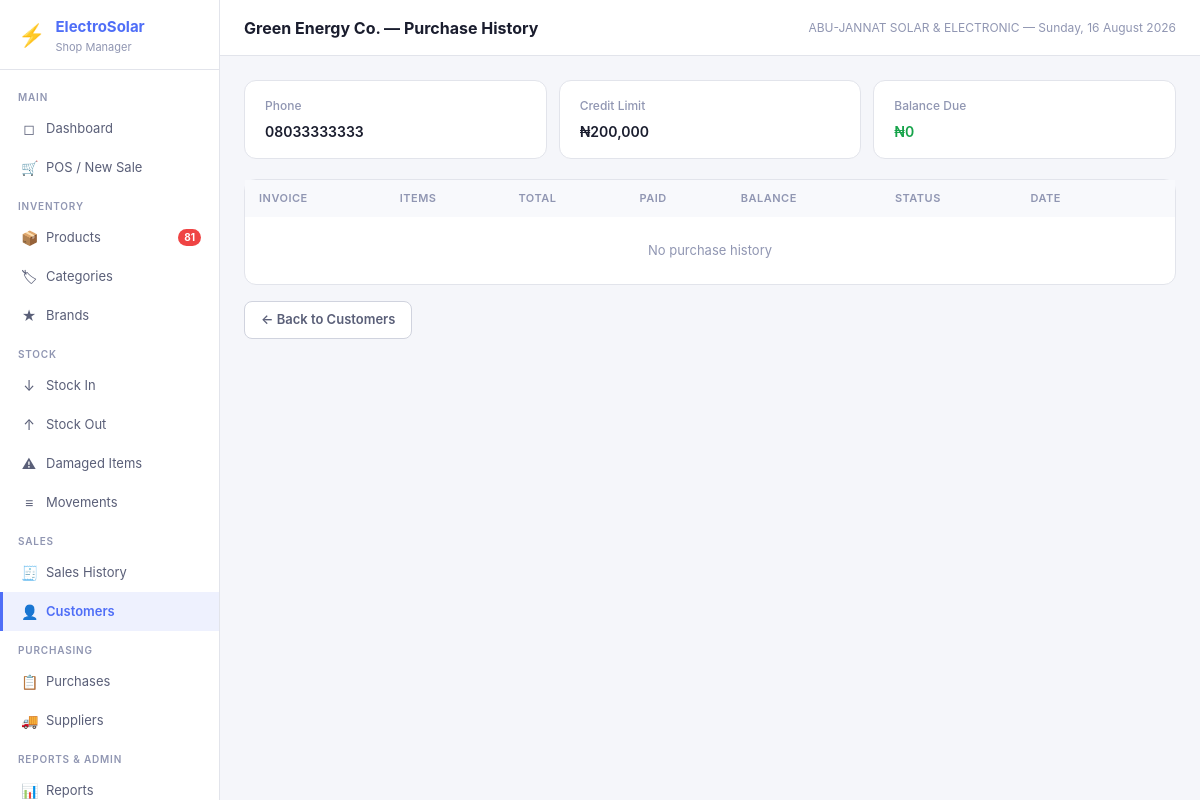
Page /customers/3/history (signed in) on the committed database.
### tables this page shows
CREATE TABLE customers (
            id INTEGER PRIMARY KEY AUTOINCREMENT,
            name TEXT NOT NULL,
            phone TEXT,
            email TEXT,
            address TEXT,
            credit_limit REAL NOT NULL DEFAULT 0,
            credit_balance REAL NOT NULL DEFAULT 0,
            created_at TEXT NOT NULL DEFAULT (datetime('now'))
        , customer_type TEXT NOT NULL DEFAULT 'retail');

CREATE TABLE settings (
            key TEXT PRIMARY KEY,
            value TEXT
        );

### app.py (the view)
@app.route('/customers/<int:cid>/history')
@login_required
def customer_history(cid):
    customer = query("SELECT * FROM customers WHERE id=?", (cid,), one=True)
    history = query("""SELECT s.*, (SELECT COUNT(*) FROM sale_items WHERE sale_id=s.id) item_count
        FROM sales s WHERE s.customer_id=? ORDER BY s.created_at DESC""", (cid,))
    return render_template('customer_history.html', customer=customer, history=history)

### app.py (called while the page is built)
def get_db():
    if 'db' not in g:
        g.db = sqlite3.connect(DB_PATH)
        g.db.row_factory = sqlite3.Row
        g.db.execute("PRAGMA foreign_keys = ON")
        g.db.execute("PRAGMA journal_mode = WAL")
    return g.db

def query(sql, args=(), one=False):
    cur = get_db().execute(sql, args)
    rv = cur.fetchall()
    return (rv[0] if rv else None) if one else rv

def login_required(f):
    @wraps(f)
    def decorated(*args, **kwargs):
        if 'user_id' not in session:
            return redirect(url_for('login'))
        return f(*args, **kwargs)
    return decorated

def current_user():
    return {'id': session.get('user_id'), 'username': session.get('username'),
            'full_name': session.get('full_name'), 'role': session.get('role')}

def get_settings():
    rows = query("SELECT key, value FROM settings")
    return {r['key']: r['value'] for r in rows}

@app.context_processor
def inject_globals():
    s = get_settings() if 'user_id' in session else {}
    low_stock = 0
    if 'user_id' in session:
        r = query("SELECT COUNT(*) as c FROM products WHERE is_active=1 AND quantity <= reorder_level", one=True)
        low_stock = r['c'] if r else 0
    return dict(settings=s, current_user=current_user(), low_stock_count=low_stock,
                now=datetime.now())

### templates/customer_history.html
{% extends 'base.html' %}{% block title %}{{ customer.name }} — History{% endblock %}{% block page_title %}{{ customer.name }} — Purchase History{% endblock %}
{% block content %}{% set cur=settings.get('currency','₦') %}
<div style="display:grid;grid-template-columns:repeat(3,1fr);gap:12px;margin-bottom:20px;">
  <div class="stat-card"><div class="label">Phone</div><div style="font-size:14px;font-weight:600;">{{ customer.phone or '—' }}</div></div>
  <div class="stat-card"><div class="label">Credit Limit</div><div style="font-size:14px;font-weight:600;">{{ cur }}{{ '{:,.0f}'.format(customer.credit_limit) }}</div></div>
  <div class="stat-card"><div class="label">Balance Due</div><div style="font-size:14px;font-weight:600;color:{% if customer.credit_balance>0 %}var(--warning-text){% else %}var(--success-text){% endif %};">{{ cur }}{{ '{:,.0f}'.format(customer.credit_balance) }}</div></div>
</div>
<div class="card"><div class="table-wrap">
<table><thead><tr><th>Invoice</th><th>Items</th><th>Total</th><th>Paid</th><th>Balance</th><th>Status</th><th>Date</th><th></th></tr></thead>
<tbody>{% for s in history %}<tr>
  <td class="td-mono">{{ s.invoice_no }}</td><td>{{ s.item_count }}</td>
  <td style="font-weight:600;">{{ cur }}{{ '{:,.0f}'.format(s.total) }}</td>
  <td>{{ cur }}{{ '{:,.0f}'.format(s.amount_paid) }}</td>
  <td style="color:{% if s.balance>0 %}var(--warning-text){% else %}var(--text3){% endif %};">{% if s.balance>0 %}{{ cur }}{{ '{:,.0f}'.format(s.balance) }}{% else %}—{% endif %}</td>
  <td><span class="badge badge-{% if s.status=='paid' %}success{% else %}warning{% endif %}">{{ s.status }}</span></td>
  <td class="text-muted">{{ s.created_at[:10] }}</td>
  <td><a href="{{ url_for('sale_detail',sid=s.id) }}" class="btn-icon">👁</a></td>
</tr>{% else %}<tr><td colspan="8" style="text-align:center;padding:24px;color:var(--text3);">No purchase history</td></tr>{% endfor %}</tbody>
</table></div></div>
<div style="margin-top:16px;"><a href="{{ url_for('customers') }}" class="btn btn-secondary">← Back to Customers</a></div>
{% endblock %}

### templates/base.html (shortened to what this page needs)
<!DOCTYPE html>
<html lang="en">
<head>
<link rel="stylesheet" href="{{ url_for('static', filename='css/style.css') }}">
</head>
<body>
<div class="app-shell">
  <aside class="sidebar">
    <div class="sidebar-logo">
      <div class="logo-icon">⚡</div>
      <div>
        <h1>ElectroSolar</h1>
        <p>Shop Manager</p>
      </div>
    </div>
    <nav class="sidebar-nav">
      <div class="nav-section">Main</div>
      <a href="{{ url_for('dashboard') }}" class="nav-item {% if request.endpoint=='dashboard' %}active{% endif %}">
        <span class="nav-icon">◻</span> Dashboard
      </a>
      <a href="{{ url_for('pos') }}" class="nav-item {% if request.endpoint=='pos' %}active{% endif %}">
        <span class="nav-icon">🛒</span> POS / New Sale
      </a>
      <div class="nav-section">Inventory</div>
      <a href="{{ url_for('products') }}" class="nav-item {% if request.endpoint=='products' %}active{% endif %}">
        <span class="nav-icon">📦</span> Products
        {% if low_stock_count > 0 %}<span class="nav-badge">{{ low_stock_count }}</span>{% endif %}
      </a>
      <a href="{{ url_for('categories') }}" class="nav-item {% if request.endpoint=='categories' %}active{% endif %}">
        <span class="nav-icon">🏷</span> Categories
      </a>
      <a href="{{ url_for('brands') }}" class="nav-item {% if request.endpoint=='brands' %}active{% endif %}">
        <span class="nav-icon">★</span> Brands
      </a>
      <div class="nav-section">Stock</div>
      <a href="{{ url_for('stock_in') }}" class="nav-item {% if request.endpoint=='stock_in' %}active{% endif %}">
        <span class="nav-icon">↓</span> Stock In
      </a>
      <a href="{{ url_for('stock_out') }}" class="nav-item {% if request.endpoint=='stock_out' %}active{% endif %}">
        <span class="nav-icon">↑</span> Stock Out
      </a>
      <a href="{{ url_for('stock_damaged') }}" class="nav-item {% if request.endpoint=='stock_damaged' %}active{% endif %}">
        <span class="nav-icon">⚠</span> Damaged Items
      </a>
      <a href="{{ url_for('stock_movements') }}" class="nav-item {% if request.endpoint=='stock_movements' %}active{% endif %}">
        <span class="nav-icon">≡</span> Movements
      </a>
      <div class="nav-section">Sales</div>
      <a href="{{ url_for('sales') }}" class="nav-item {% if request.endpoint in ['sales','sale_detail'] %}active{% endif %}">
        <span class="nav-icon">🧾</span> Sales History
      </a>
      <a href="{{ url_for('customers') }}" class="nav-item {% if request.endpoint in ['customers','customer_history'] %}active{% endif %}">
        <span class="nav-icon">👤</span> Customers
      </a>
      <div class="nav-section">Purchasing</div>
      <a href="{{ url_for('purchases') }}" class="nav-item {% if request.endpoint in ['purchases','purchase_detail'] %}active{% endif %}">
        <span class="nav-icon">📋</span> Purchases
      </a>
      <a href="{{ url_for('suppliers') }}" class="nav-item {% if request.endpoint=='suppliers' %}active{% endif %}">
        <span class="nav-icon">🚚</span> Suppliers
      </a>
      <div class="nav-section">Reports & Admin</div>
      <a href="{{ url_for('reports') }}" class="nav-item {% if request.endpoint=='reports' %}active{% endif %}">
        <span class="nav-icon">📊</span> Reports
      </a>
    </nav>
  </aside>
  <div class="main-area">
    <header class="topbar">
      <h2>{% block page_title %}{% endblock %}</h2>
      <span class="topbar-meta">{{ settings.get('shop_name','ElectroSolar') }} — {{ now.strftime('%A, %d %B %Y') }}</span>
    </header>
    <main class="page-content">
      {% block content %}{% endblock %}
    </main>
  </div>
</div>
</body>
</html>

### static/css/style.css (style rules this page uses)
*, *::before, *::after { box-sizing: border-box; margin: 0; padding: 0; }
:root { --bg: #f5f6fa; --surface: #ffffff; --surface2: #f8f9fc; --border: #e2e4eb; --border2: #d0d3de; --text: #1a1d2e; --text2: #5a5f78; --text3: #9096b2; --accent: #4f6ef7; --accent-hover: #3b58e8; --accent-light: #eef1fe; --success: #22c55e; --success-bg: #f0fdf4; --success-text: #16a34a; --warning: #f59e0b; --warning-bg: #fffbeb; --warning-text: #b45309; --danger: #ef4444; --danger-bg: #fef2f2; --danger-text: #dc2626; --info: #3b82f6; --info-bg: #eff6ff; --info-text: #1d4ed8; --sidebar-w: 220px; --radius: 8px; --radius-lg: 12px; --shadow: 0 1px 3px rgba(0,0,0,0.08); --shadow-md: 0 4px 16px rgba(0,0,0,0.12); }
body { font-family: -apple-system, BlinkMacSystemFont, 'Segoe UI', 'Inter', sans-serif; font-size: 14px; color: var(--text); background: var(--bg); line-height: 1.5; -webkit-font-smoothing: antialiased; }
a { color: var(--accent); text-decoration: none; }
.app-shell { display: flex; min-height: 100vh; }
.sidebar { width: var(--sidebar-w); min-width: var(--sidebar-w); background: var(--surface); border-right: 1px solid var(--border); display: flex; flex-direction: column; position: sticky; top: 0; height: 100vh; overflow-y: auto; }
.sidebar-logo { padding: 16px 18px 14px; border-bottom: 1px solid var(--border); display: flex; align-items: center; gap: 10px; }
.logo-icon { font-size: 22px; }
.sidebar-logo h1 { font-size: 15px; font-weight: 700; color: var(--accent); }
.sidebar-logo p { font-size: 11px; color: var(--text3); }
.sidebar-nav { flex: 1; padding: 8px 0; }
.nav-section { padding: 12px 18px 4px; font-size: 10px; font-weight: 600; color: var(--text3); text-transform: uppercase; letter-spacing: 0.8px; }
.nav-item { display: flex; align-items: center; gap: 9px; padding: 9px 18px; font-size: 13px; color: var(--text2); text-decoration: none; border-left: 3px solid transparent; transition: all 0.12s; }
.nav-item.active { background: var(--accent-light); color: var(--accent); font-weight: 600; border-left-color: var(--accent); }
.nav-icon { font-size: 14px; width: 16px; text-align: center; flex-shrink: 0; }
.nav-badge { margin-left: auto; background: var(--danger); color: white; border-radius: 99px; font-size: 10px; font-weight: 700; padding: 1px 6px; }
.main-area { flex: 1; display: flex; flex-direction: column; min-width: 0; }
.topbar { padding: 0 24px; height: 56px; display: flex; align-items: center; justify-content: space-between; background: var(--surface); border-bottom: 1px solid var(--border); position: sticky; top: 0; z-index: 10; }
.topbar h2 { font-size: 16px; font-weight: 700; }
.topbar-meta { font-size: 12px; color: var(--text3); }
.page-content { flex: 1; padding: 24px; }
.card { background: var(--surface); border: 1px solid var(--border); border-radius: var(--radius-lg); }
.stat-card { background: var(--surface); border: 1px solid var(--border); border-radius: var(--radius-lg); padding: 16px 20px; }
.stat-card .label { font-size: 12px; color: var(--text3); margin-bottom: 6px; font-weight: 500; }
.table-wrap { overflow-x: auto; }
table { width: 100%; border-collapse: collapse; font-size: 13px; }
thead { background: var(--surface2); }
th { padding: 10px 14px; text-align: left; font-size: 11px; font-weight: 600; color: var(--text3); text-transform: uppercase; letter-spacing: 0.5px; white-space: nowrap; }
td { padding: 11px 14px; border-bottom: 1px solid var(--border); vertical-align: middle; }
tr:last-child td { border-bottom: none; }
.btn { display: inline-flex; align-items: center; gap: 6px; padding: 8px 16px; font-size: 13px; font-weight: 600; border-radius: var(--radius); cursor: pointer; border: none; transition: all 0.12s; white-space: nowrap; text-decoration: none; }
.btn-secondary { background: var(--surface); color: var(--text2); border: 1px solid var(--border2); }

### rows in the picture
customers: name "Green Energy Co.", phone "08033333333", credit_limit "200,000", credit_balance "0"
settings: get "ABU-JANNAT SOLAR & ELECTRONIC"

### other values in the picture
{{ low_stock_count }} "81"
{{ cur }} "₦"
